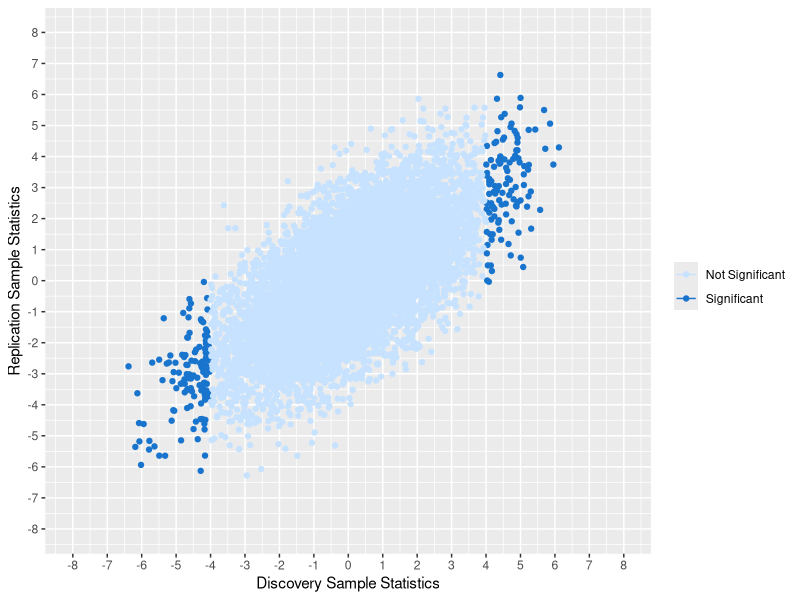

R code for this plot:
#libraries
library(tidyverse)
library(MASS)
library(ggplot2)
library(dplyr)
library(plyr)
library(reshape2)

#simulating data 
tempSd<-sqrt(2)
N=10000
sampleSize=10000
lamda <- rnorm(n=N, mean=0, sd=tempSd)
results<-matrix(nrow=N, ncol=3)
for(i in 1:N){
  results[i,1] = lamda[i]
  results[i,c(2,3)] <- rnorm(n=2,mean=lamda[i],sd=1)
}
results.data=as.data.frame(results)
colnames(results.data)=c("lamda", "Discovery_Sample_Statistics", "Replication_Sample_Statistics")

#mean
calculate_mean<-function(s1){
  sd_S1<-sqrt(1*sigma^2+1)
  sd_S2<-sqrt(1*sigma^2+1)
  mean<-(sqrt(1)*sqrt(1)*sigma^2*s1)/(sd_S1^2)
}

s1VSs2_4<-ggplot() +
  geom_point(data = filter(results.data, Discovery_Sample_Statistics>4 | Discovery_Sample_Statistics<(-4)), mapping = aes(x=Discovery_Sample_Statistics, y = Replication_Sample_Statistics, color = "Significant"))+
  geom_point(data = filter(results.data, Discovery_Sample_Statistics<4 & Discovery_Sample_Statistics>(-4)), mapping = aes(x=Discovery_Sample_Statistics, y = Replication_Sample_Statistics, color="Not Significant"))+
 # geom_hline(yintercept=4, linetype="dashed", color = "black")+
  scale_y_continuous(breaks=seq(-8, 8, 1), limits=c(-8,8))+scale_x_continuous(breaks=seq(-8, 8, 1), limits=c(-8, 8))+
  #geom_hline(yintercept=-4, linetype="dashed", color = "black")+
  xlab("Discovery Sample Statistics")+ylab("Replication Sample Statistics")+
  stat_function(fun=calculate_mean, geom="line", aes(color="mean"))+
  theme(legend.position = "right")+
  scale_color_manual(name = element_blank(), # or name = element_blank()
                     values = c("Not Significant"="slategray1", "Significant"="dodgerblue3", "mean"="black"))
s1VSs2_4

#color="dodgerblue3"

#ggsave(filename="Figure3.jpg")
